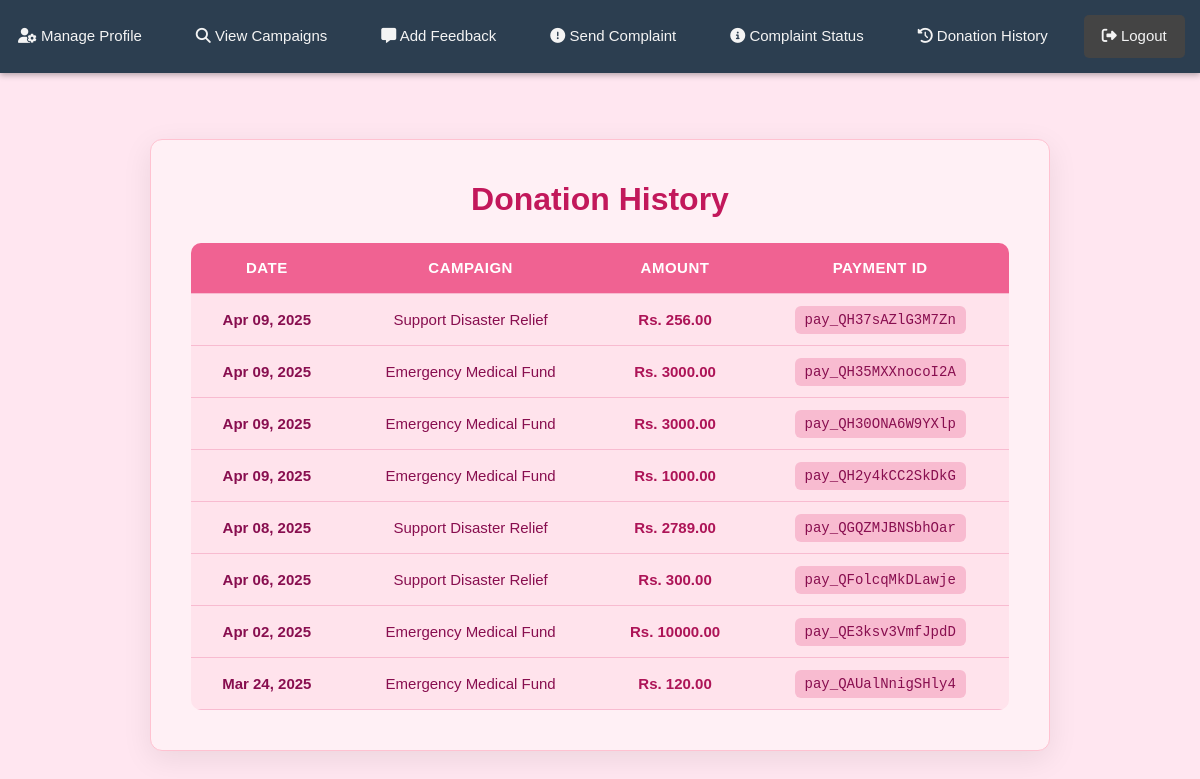
Page /home/donationhistory/ (signed in) on the earlier database version.
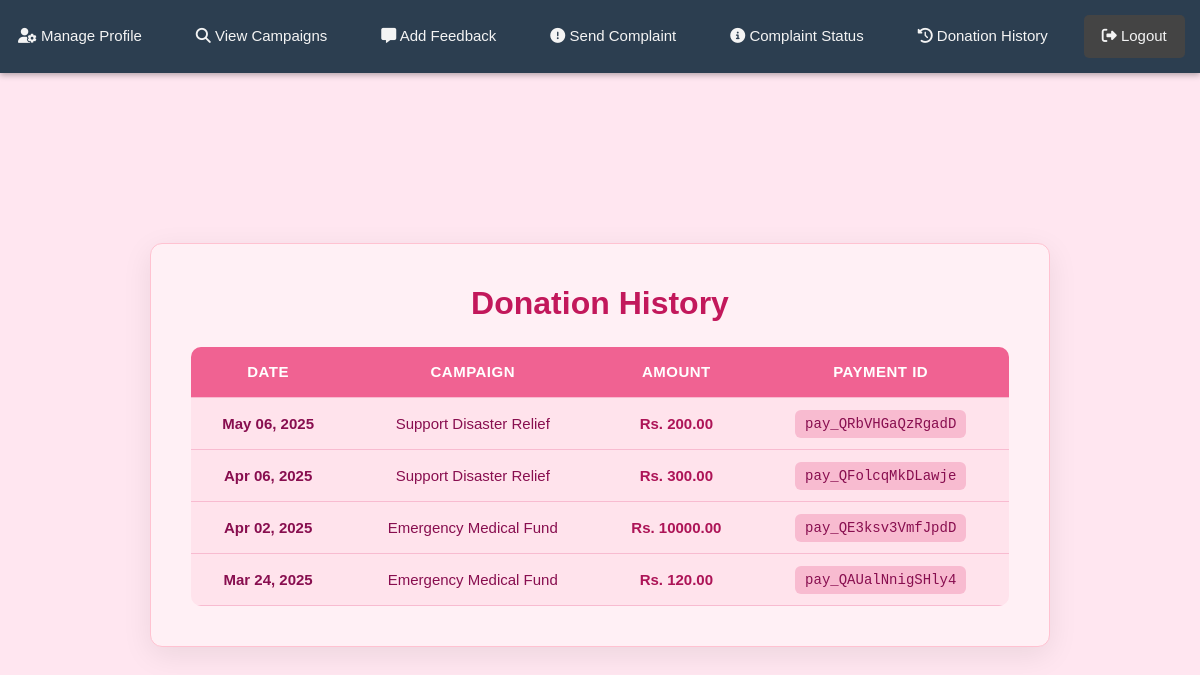
Same page on the later database version.
### home/models.py (models this page shows, shortened)
class Donation(models.Model):
    user = models.ForeignKey(User, on_delete=models.CASCADE)
    campaign = models.ForeignKey('Campaign', on_delete=models.CASCADE)
    amount = models.DecimalField(max_digits=10, decimal_places=2)
    payment_id = models.CharField(max_length=100, unique=True)
    date = models.DateTimeField(auto_now_add=True)

class Campaign(models.Model):
    organization = models.ForeignKey(
        "Organization", on_delete=models.CASCADE, related_name="campaigns"
    )
    title = models.CharField(max_length=255)
    description = models.TextField()
    goal_amount = models.DecimalField(max_digits=10, decimal_places=2)
    raised_amount = models.DecimalField(max_digits=10, decimal_places=2, default=0.00)
    end_date = models.DateField()
    image = models.ImageField(upload_to="campaign_images/", blank=True, null=True)
    created_by = models.ForeignKey(
        User, on_delete=models.CASCADE, related_name="campaigns", null=True, blank=True
    )
    created_at = models.DateTimeField(auto_now_add=True)
    verified = models.BooleanField(default=False)
    is_edit_pending = models.BooleanField(default=False)
    STATUS_CHOICES = [
        ("Ongoing", "Ongoing"),
        ("Completed", "Completed"),
    ]
    status = models.CharField(max_length=10, choices=STATUS_CHOICES, default="Ongoing")

### home/views.py (the view)
# urls.py: path('donationhistory/', views.donationhistory, name='donationhistory'),
def donationhistory(request):
    donations = Donation.objects.filter(user=request.user).order_by('-date')
    return render(request, 'donationhistory.html', {'donations': donations})

### templates/donationhistory.html (shortened to what this page needs)
<!DOCTYPE html>
<html lang="en">
<head>
  <link href="https://cdn.jsdelivr.net/npm/bootstrap@5.3.0/dist/css/bootstrap.min.css" rel="stylesheet" />
  <link rel="stylesheet" href="https://cdnjs.cloudflare.com/ajax/libs/font-awesome/6.5.1/css/all.min.css" />
</head>
<body>
  <nav class="navbar">
    <div class="link-container">
      <a href="{% url 'donor_profile' %}"><i class="fas fa-user-cog"></i> Manage Profile</a>
      <a href="{% url 'view_campaign' %}"><i class="fas fa-search"></i> View Campaigns</a>
      <a href="{% url 'donor_feedback' %}"><i class="fas fa-comment-alt"></i> Add Feedback</a>
      <a href="{% url 'submit_donor_complaint' %}"><i class="fas fa-exclamation-circle"></i> Send Complaint</a>
      <a href="{% url 'donor_complaint_list' %}"><i class="fas fa-info-circle"></i> Complaint Status</a>
      <a href="{% url 'donationhistory' %}"><i class="fas fa-history"></i> Donation History</a>
      <form action="{% url 'donorlogout' %}" method="post" style="display: inline;">
        <button type="submit" class="btn-logout">
          <i class="fas fa-sign-out-alt"></i> Logout
        </button>
      </form>
    </div>
  </nav>
  <div class="container">
    <h1>Donation History</h1>
    {% if donations %}
    <table>
      <thead>
        <tr>
          <th>Date</th>
          <th>Campaign</th>
          <th>Amount</th>
          <th>Payment ID</th>
        </tr>
      </thead>
      <tbody>
        {% for donation in donations %}
        <tr>
          <td><strong>{{ donation.date|date:"M d, Y" }}</strong></td>
          <td>{{ donation.campaign.title }}</td>
          <td><span class="amount">Rs. {{ donation.amount }}</span></td>
          <td><span class="payment-id">{{ donation.payment_id }}</span></td>
        </tr>
        {% endfor %}
      </tbody>
    </table>
    {% else %}
    <p class="note">You have not made any donations yet.</p>
    {% endif %}
  </div>
</body>
</html>

Differences in the rows shown:
removed Donation: date "Apr 09, 2025", campaign "Support Disaster Relief", amount "256.00", payment_id "pay_QH37sAZlG3M7Zn"
removed Donation: date "Apr 09, 2025", campaign "Emergency Medical Fund", amount "3000.00", payment_id "pay_QH35MXXnocoI2A"
removed Donation: date "Apr 09, 2025", campaign "Emergency Medical Fund", amount "3000.00", payment_id "pay_QH30ONA6W9YXlp"
removed Donation: date "Apr 09, 2025", campaign "Emergency Medical Fund", amount "1000.00", payment_id "pay_QH2y4kCC2SkDkG"
removed Donation: date "Apr 08, 2025", campaign "Support Disaster Relief", amount "2789.00", payment_id "pay_QGQZMJBNSbhOar"
added Donation: date "May 06, 2025", campaign "Support Disaster Relief", amount "200.00", payment_id "pay_QRbVHGaQzRgadD"
